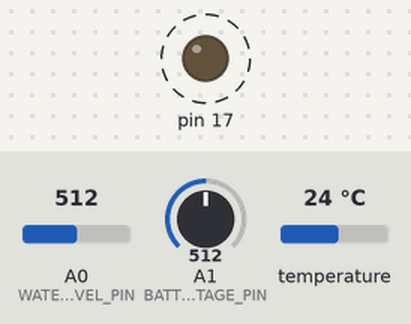
Recording of a sketch running on a simulated Arduino Uno, built with avr-gcc and run on an emulated ATmega328P. Parts: output pins drawn as LEDs (lit = HIGH). Dashed ring = blinking. Inputs (shaded band) come from the test bench; at power-on: A0 (WATER_LEVEL_PIN) = 512, A1 (BATTERY_VOLTAGE_PIN) = 512, temperature 24 °C. What the sketch prints to the serial monitor is not drawn.

Above: at 0.5 s.
Timing chart, 0 to 3.0 s (numbered marks = the images above):
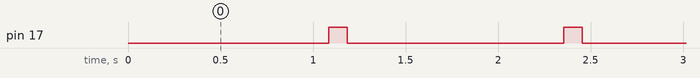

Measured:
- by itself, pin 17: alternates HIGH for 0.10 s and LOW for 1.2 s

The sketch:

pro_micro_slave_i2c.ino
```cpp
// --- ПРОШИВКА ДЛЯ СЕНСОРНОГО МОДУЛЯ (I2C + DS18B20) ---
#include <Wire.h>
#include <OneWire.h>
#include <DallasTemperature.h>

#define SLAVE_ADDRESS 8

// --- НАСТРОЙКИ ПИНОВ ---
#define WATER_LEVEL_PIN A0
#define BATTERY_VOLTAGE_PIN A1
#define WATER_TEMPERATURE_PIN 4 // Используем цифровой пин 4 для DS18B20

// --- НАСТРОЙКИ ДАТЧИКОВ ---
#define SAMPLES_COUNT 15
// ... все остальные #define для расчетов (SHUNT_RESISTOR, R1, R2 и т.д.) ...
#define SHUNT_RESISTOR 150.0
#define SENSOR_RANGE_METERS 5.0
#define R1 47000.0
#define R2 12000.0
#define V_REF 5.0
#define ADC_RESOLUTION 1023.0

// --- Инициализация объектов для DS18B20 ---
OneWire oneWire(WATER_TEMPERATURE_PIN);
DallasTemperature sensors(&oneWire);

volatile String dataToSend = "0.0,0.0,0.0"; // Теперь у нас три значения

void setup() {
  Wire.begin(SLAVE_ADDRESS);
  Wire.onRequest(requestEvent);
  sensors.begin(); // Запускаем датчик температуры


  Serial.begin(9600);
  pinMode(17, OUTPUT);
}

void loop() {
  // Проводим все три измерения
  float waterLevel = getWaterLevel();
  float batteryVoltage = getBatteryVoltage();
  float waterTemp = getWaterTemperature();

  // Формируем новую строку ответа: "уровень,напряжение,температура"
  dataToSend = String(waterLevel, 2) + "," + String(batteryVoltage, 2) + "," + String(waterTemp, 2);

  Serial.print(String(waterLevel, 2) + "," + String(batteryVoltage, 2) + "," + String(waterTemp, 2) + "\n");
  digitalWrite(17, HIGH);
  delay(100); // Уменьшим задержку, чтобы быстрее увидеть результат
  digitalWrite(17, LOW);
  delay(100);
}

void requestEvent() {
  Wire.write(dataToSend.c_str());
}


// --- НОВАЯ ФУНКЦИЯ ДЛЯ ЧТЕНИЯ ТЕМПЕРАТУРЫ ---
float getWaterTemperature() {
  sensors.requestTemperatures(); // Отправляем команду на измерение
  float tempC = sensors.getTempCByIndex(0); // Считываем температуру с первого датчика на шине

  // Проверка на ошибку чтения (-127 - это код ошибки датчика)
  if (tempC == DEVICE_DISCONNECTED_C) {
    return -999.0; // Возвращаем специальное значение, если датчик не найден
  }
  return tempC;
}


// --- ФУНКЦИЯ ДЛЯ ДАТЧИКА УРОВНЯ ВОДЫ С МЕДИАННЫМ ФИЛЬТРОМ ---
float getWaterLevel() {
  int samples[SAMPLES_COUNT];

  // Шаг 1: Собираем N сэмплов
  for (int i = 0; i < SAMPLES_COUNT; i++) {
    samples[i] = analogRead(WATER_LEVEL_PIN);
    delay(10); // Небольшая пауза между измерениями
  }

  // Шаг 2: Сортируем массив (простой пузырьковой сортировкой)
  for (int i = 0; i < SAMPLES_COUNT - 1; i++) {
    for (int j = 0; j < SAMPLES_COUNT - i - 1; j++) {
      if (samples[j] > samples[j + 1]) {
        int temp = samples[j];
        samples[j] = samples[j + 1];
        samples[j + 1] = temp;
      }
    }
  }

  // Шаг 3: Берем средний элемент (медиану)
  int medianRawValue = samples[SAMPLES_COUNT / 2];

  // Шаг 4: Проводим расчеты на основе "очищенного" значения
  float voltage = (medianRawValue / ADC_RESOLUTION) * V_REF;
  float current_mA = (voltage / SHUNT_RESISTOR) * 1000.0;
  float useful_current = current_mA - 4.0;
  const float current_range = 16.0;
  float waterLevel = (useful_current / current_range) * SENSOR_RANGE_METERS;
  if (waterLevel < 0) waterLevel = 0.0;
  return waterLevel;
}


// --- ФУНКЦИЯ ДЛЯ ДАТЧИКА НАПРЯЖЕНИЯ АКБ С МЕДИАННЫМ ФИЛЬТРОМ ---
float getBatteryVoltage() {
  int samples[SAMPLES_COUNT];

  // Шаг 1: Собираем N сэмплов
  for (int i = 0; i < SAMPLES_COUNT; i++) {
    samples[i] = analogRead(BATTERY_VOLTAGE_PIN);
    delay(10);
  }

  // Шаг 2: Сортируем массив
  for (int i = 0; i < SAMPLES_COUNT - 1; i++) {
    for (int j = 0; j < SAMPLES_COUNT - i - 1; j++) {
      if (samples[j] > samples[j + 1]) {
        int temp = samples[j];
        samples[j] = samples[j + 1];
        samples[j + 1] = temp;
      }
    }
  }

  // Шаг 3: Берем медиану
  int medianRawValue = samples[SAMPLES_COUNT / 2];

  // Шаг 4: Проводим расчеты
  float vout = (medianRawValue / ADC_RESOLUTION) * V_REF;
  float vin = vout * (R1 + R2) / R2;
  return vin;
}
```
